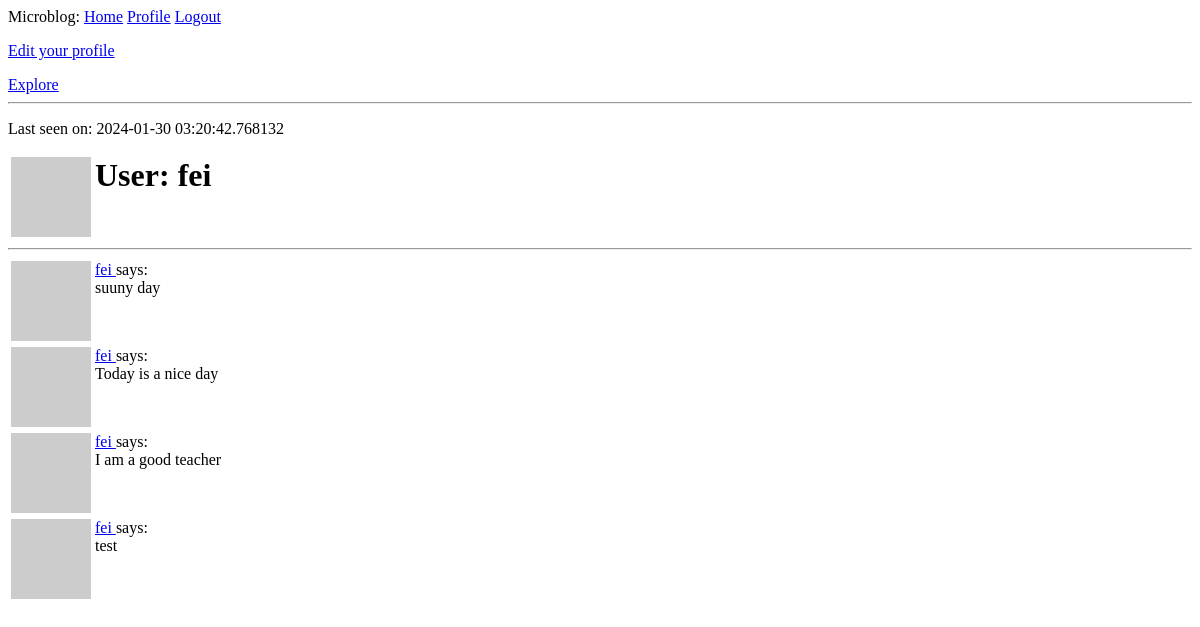
/user/fei (signed in), run on an earlier commit of the app's database.
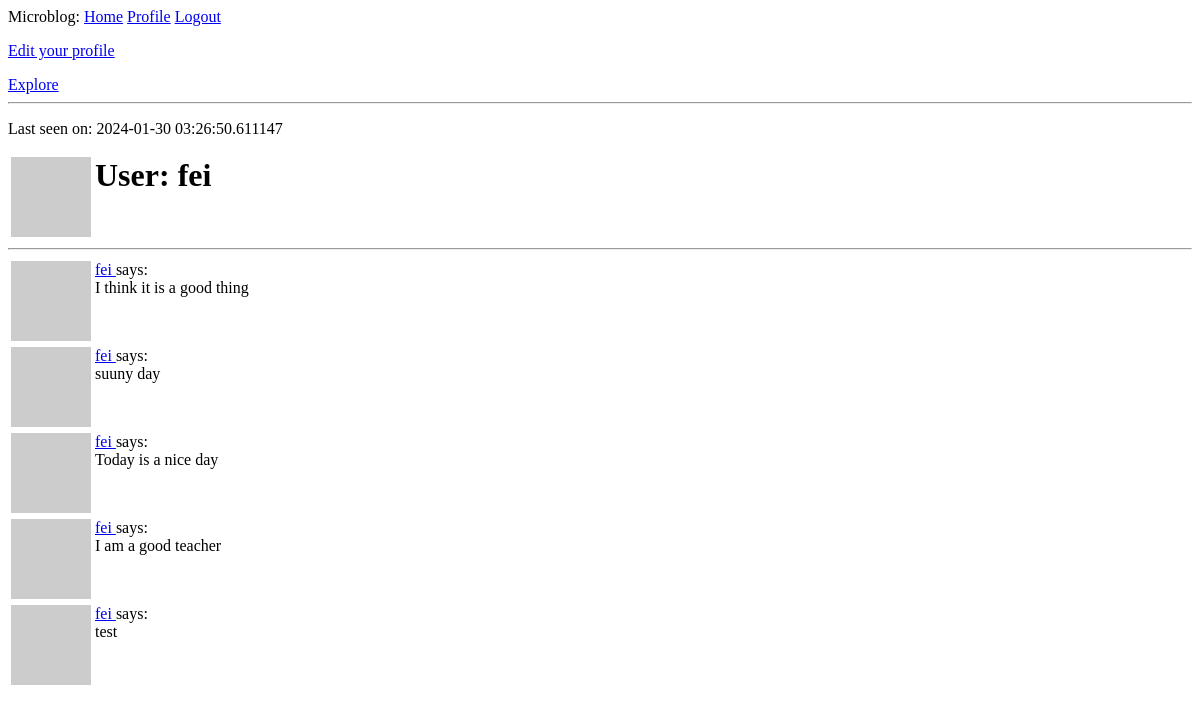
And on a later commit of the database.
### app/models.py (models this page shows, shortened)
class User(UserMixin,db.Model):
    id = db.Column(db.Integer, primary_key=True)
    username = db.Column(db.String(64), index=True, unique=True)
    email = db.Column(db.String(120), index=True, unique=True)
    password_hash = db.Column(db.String(128))
    posts = db.relationship('Post', backref='author', lazy='dynamic')
    about_me = db.Column(db.String(255))
    last_seen = db.Column(db.DateTime, default=datetime.utcnow)
    followed = db.relationship(
        'User', secondary=followers,
        primaryjoin=(followers.c.follower_id == id),
        secondaryjoin=(followers.c.followed_id == id),
        backref=db.backref('followers', lazy='dynamic'), lazy='dynamic')
    def avatar(self, size):
        digest = md5(self.email.lower().encode('utf-8')).hexdigest()
        return ('https://www.gravatar.com/avatar/{}?d=identicon&s=\
                {}'.format(digest,size))
    def followed_posts(self):
        followed = Post.query.join(
            followers, (followers.c.followed_id == Post.user_id)).filter(
                followers.c.follower_id == self.id)
        own = Post.query.filter_by(user_id=self.id)
        return followed.union(own).order_by(Post.timestamp.desc())

class Post(db.Model):
    id = db.Column(db.Integer, primary_key=True)
    body = db.Column(db.String(140))
    timestamp = db.Column(db.DateTime, index=True, default=datetime.utcnow)
    user_id = db.Column(db.Integer, db.ForeignKey('user.id'))

### app/routes.py (the view)
@app.route('/user/<username>')
@login_required
def user(username):
    user = User.query.filter_by(username=username).first_or_404()
    page = request.args.get('page', 1, type=int)
    posts = current_user.followed_posts().paginate(page=page,
                                                   per_page=app.config['POSTS_PER_PAGE'], error_out=False)
    next_url = url_for('index', page=posts.next_num) \
        if posts.has_next else None
    prev_url = url_for('index', page=posts.prev_num) \
        if posts.has_prev else None
    return render_template('user.html', title='User', user=user,
                           posts=posts.items, next_url=next_url, prev_url=prev_url)

### app/models.py (called while the page is built)
@login.user_loader
def load_user(id):
    return User.query.get(int(id))

### app/routes.py (called while the page is built)
@app.before_request
def before_request():
    if current_user.is_authenticated:
        current_user.last_seen = datetime.utcnow()
        db.session.commit()

### app/templates/user.html (shortened to what this page needs)
{% extends "base.html" %}
{% block content %}
    <table>
        <tr valign="top">
            <td><img src="{{ user.avatar(128) }}"></td>
            <td><h1>User: {{ user.username }}</h1></td>
            {% if user.last_seen %}<p>Last seen on: {{ user.last_seen }}</p>
            {% endif %}
        </tr>
    </table>
    <hr>
    {% for post in posts %}
        {% include '_post.html' %}
    {% endfor %}
{% endblock %}

### app/templates/_post.html
<table>
    <tr valign="top">
        <td><img src="{{ post.author.avatar(36) }}"></td>
        <td>
            <a href="{{ url_for('user',username=post.author.username) }}">
                {{ post.author.username }}
            </a>
              says:<br>{{ post.body }}
        </td>
    </tr>
</table>

What changed in the data, as far as the page shows it:
changed User "fei": last_seen "2024-01-30 03:20:42.768132" → "2024-01-30 03:26:50.611147"
added Post: author.username "fei", body "I think it is a good thing"
